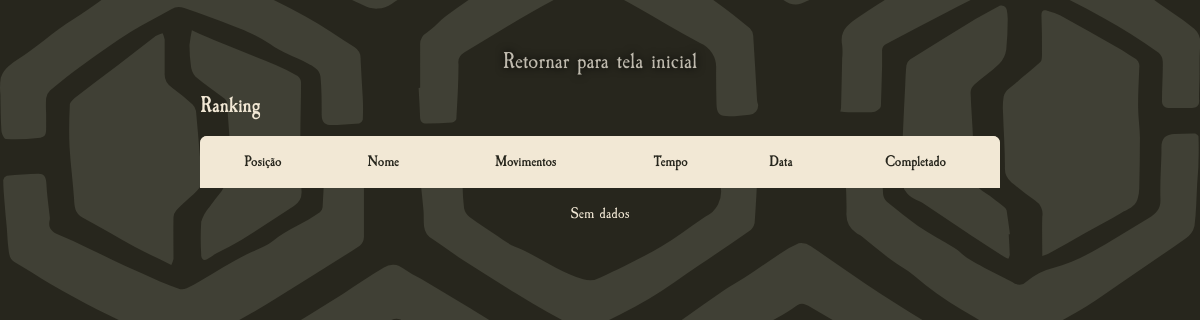
/ranking/, run on an earlier commit of the app's database.
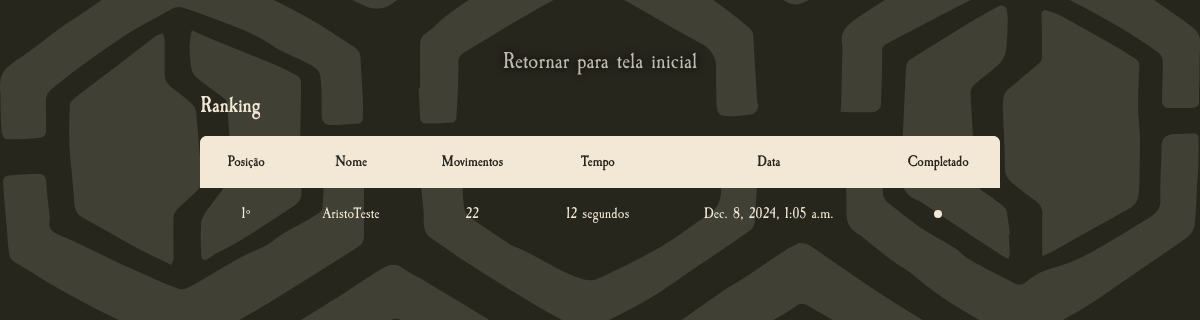
And on a later commit of the database.
### app/models.py (models this page shows)
class Plays(models.Model):
  username=models.CharField(max_length=100)
  flips_quantity=models.IntegerField()
  used_time=models.IntegerField()
  date=models.DateTimeField()
  has_completed=models.BooleanField()
  user = models.ForeignKey(auth.get_user_model(), on_delete=models.CASCADE)

### app/views.py (the view)
# urls.py: path('ranking/', views.ranking, name="ranking"),
def ranking(request):
  plays = Plays.objects.all().order_by("-has_completed", "flips_quantity", "-used_time", "date")
  return render(request, "ranking.html", {"plays": plays})

### app/templates/ranking.html (shortened to what this page needs)
{% load static %}
<!DOCTYPE html>
<html lang="pt-br">
  <head>
    <link
      rel="stylesheet"
      href="{% static './styles/sass/globals.min.css' %}"
    />
    <link
      rel="stylesheet"
      href="{% static './styles/sass/pages/ranking.min.css' %}"
    />
  </head>
  <body>
    <div class="app-wrapper">
      <section class="controllers">
        <div class="wrapper">
          <button type="button" id="home" class="clickable selectable">
            Retornar para tela inicial
          </button>
        </div>
      </section>
      <section class="rank">
        <div class="wrapper">
          <h2 class="title">Ranking</h2>
          <div class="box">
            <table>
              <thead>
                <tr>
                  <th>Posição</th>
                  <th>Nome</th>
                  <th>Movimentos</th>
                  <th>Tempo</th>
                  <th>Data</th>
                  <th>Completado</th>
                </tr>
              </thead>
              <tbody>
                {% for x in plays %}
                <tr>
                  <td>{{ forloop.counter }}º</td>
                  <td>{{x.username}}</td>
                  <td>{{x.flips_quantity}}</td>
                  <td>
                    {%if x.used_time >= 0%} {{x.used_time}} segundos {% else %}
                    Sem tempo {% endif %}
                  </td>
                  <td>{{x.date}}</td>
                  <td>
                    <div
                      class="dot {%if x.has_completed%} completed {% else %} uncompleted {% endif %}"
                    ></div>
                  </td>
                </tr>
                {% empty %}
                <tr>
                  <td colspan="6" class="noData">Sem dados</td>
                </tr>
                {% endfor %}
              </tbody>
            </table>
          </div>
        </div>
      </section>
    </div>
  </body>
</html>

What changed in the data, as far as the page shows it:
added Plays: username "AristoTeste", flips_quantity "22", used_time "12", date "Dec. 8, 2024, 1:05 a.m.", has_completed True (drawn)
Also different on the page:
text no longer shown: "Sem dados"
